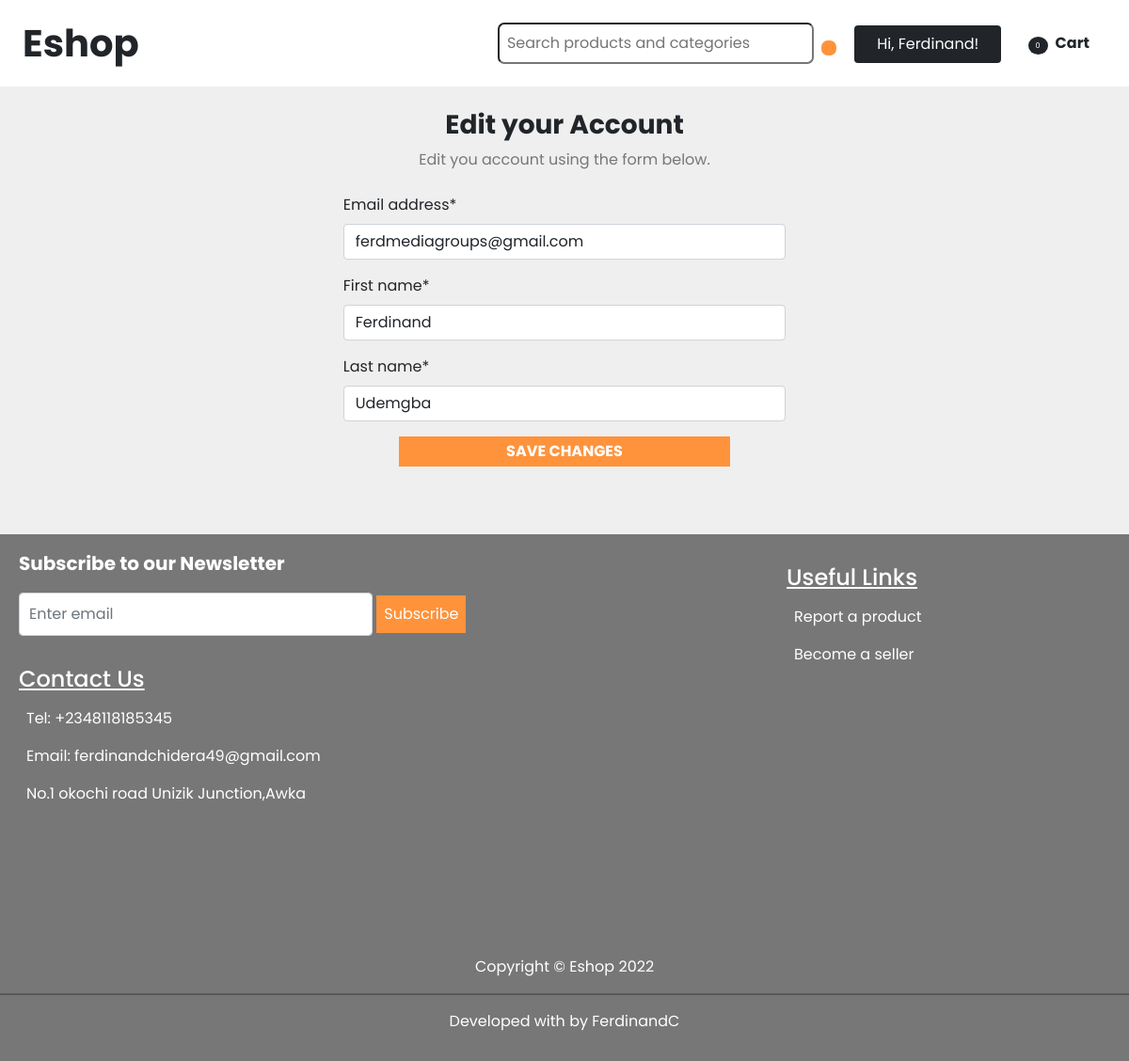
/accounts/edit/ (signed in), run on the app's committed database.
### users/models.py (models this page shows, shortened)
class CustomUser(AbstractUser):
    username = None
    email = models.EmailField(_('email address'), unique=True)
    USERNAME_FIELD = 'email'
    REQUIRED_FIELDS = []
    objects = CustomUserManager()

### account/views.py (the view, shortened to what this page needs)
# urls.py: path('edit/', views.user_edit, name='user_edit'),
@login_required(login_url='login')
def user_edit(request):
    edit_form = CustomUserChangeForm(instance=request.user)
    return render(request, 'edit.html', {'edit_form': edit_form})

### account/forms.py
class CustomUserChangeForm(forms.ModelForm):
    def __init__(self, *args, **kwargs):
        super().__init__(*args, **kwargs)
        for field in self.Meta.fields:
            self.fields[field].required = True
    class Meta:
        model = User
        fields = ['email', 'first_name', 'last_name']

### cart/cart.py (called while the page is built)
    def __len__(self):
            return sum(item['quantity'] for item in self.cart.values())

### cart/context_processors.py (called while the page is built)
def cart(request):
    return {'cart': Cart(request)}

### account/templates/edit.html (shortened to what this page needs)
{% extends 'base.html' %}
{% load crispy_forms_tags %}
{% block content %}
  <h3 class="text-center mt-3 fw-bold">Edit your Account</h3>
  <p style="color:#777;" class="text-center">Edit you account using the form below.</p>
  <form class="my-4 form" method="POST">
    {{ edit_form|crispy }}
    <div class="text-center"><button style="background:#ff933b; color:#fff;" class="w-75 fw-bold p-1 border-0" type="submit">SAVE CHANGES</button></div>
  </form>
{% endblock %}

### app/templates/base.html (shortened to what this page needs)
{% load static bootstrap_icons %}
<!DOCTYPE html>
<html>
  <head>
    <link href="https://cdn.jsdelivr.net/npm/bootstrap@5.1.3/dist/css/bootstrap.min.css" rel="stylesheet">
  </head>
  <body>
    <div style="background:white; width:100%;" class="position-fixed py-3 px-4 d-inline-block">
      <a class="text-decoration-none text-dark fs-1 fw-bolder" href="{% url 'app:product_list' %}">Eshop</a>
      <div class="d-inline-block px-2 pt-2 float-end">
        <form action="{% url 'app:search_list' %}" method="GET" class="d-inline">
          <span class="span fw-bold"><input type="search" value="{{ search_post }}"  class="p-2 me-2" name="q" id="search" placeholder="Search products and categories"/><button style="background:#ff933b; border:none;" class="p-2" type="submit"></button></span>
         </form>
         <span class="menu1">{% if request.user.is_authenticated %}<span class="dd position-relative d-inline-block"><button  class="dd-btn py-2 px-4 text-center btn btn-dark w-auto text-white">Hi, {{ request.user.first_name }}! </button>
            </span>{% endif%}</span>
         <a class="text-decoration-none text-dark" href="{% url 'cart:cart_detail' %}"><span class="ps-4 menu2">{% bs_icon 'cart' size='1.4em' %}<p style="font-size:8px; margin-top:-10px; margin-left:-10px;" class="bg-dark rounded-circle text-white d-inline px-2 py-1">{{ cart|length }}</p><span class="ms-2 fw-bold">Cart</span></span></a>
      </div>
    </div>
    <div style="padding-top:100px;" class="container-fluid overflow-hidden">
      {% block content %}
      {% endblock %}
    </div>
    <footer class="w-auto mt-5 overflow-hidden">
      <div class="row">
        <div class="px-3 col-md-8">
          <div class="p-3 text-white">
            <p class="fw-bold fs-5">Subscribe to our Newsletter</p>
            <form class="" action="{% url 'app:newsletter' %}" method="POST">
              <span><input style="padding:10px;" type="text" class=" form-control d-inline w-50" id="email" placeholder="Enter email" name="email">
              <button style="background:#ff933b; color:white;" class="p-2 border-0" type="submit">Subscribe</button></span>
            </form>
          </div>
          <div class="p-3 text-white">
            <h4 class="text-decoration-underline">Contact Us</h4>
            <ul style="list-style-type:none" class="m-0 p-0">
              <li class="ps-2 py-2">Tel: <a class="text-white" href="tel: +2348118185345">+2348118185345</a></li>
              <li class="ps-2 py-2">Email: <a class="text-white" href="mailto: ferdinandchidera49@gmail.com">ferdinandchidera49@gmail.com</a></li>
              <li class="ps-2 py-2"><address>No.1 okochi road
                Unizik Junction,Awka</address></li>
            </ul>
          </div>
        </div>
        <div class="p-3 col-md-4">
          <div class="p-3 text-white">
            <h4 class="text-decoration-underline">Useful Links</h4>
            <ul style="list-style-type:none" class="m-0 p-0">
              <li class="ps-2 py-2"><a class="text-white" href="mailto:ferdinandchidera49?subject=Report a Product">Report a product</a></li>
              <li class="ps-2 py-2"><a class="text-white" href="mailto:ferdinandchidera49?subject=Become a seller">Become a seller</a></li>
            </ul>
          </div>
        </div>
      </div>
      <div class="my-3 text-center my-md-5">
        <a class="px-2 text-white" href="https://www.facebook.com/profile.php?id=100077376138673">{% bs_icon "facebook" size="1.5rem" %}</a>
        <a class="px-2 text-white" href="https://wa.link/ibcmpy">{% bs_icon "whatsapp" size="1.5rem" %}</a>
        <a class="px-2 text-white" href="https://www.linkedin.com/in/chidera-ferdinand-022503243">{% bs_icon "linkedin" size="1.5rem" %}</a>
        <a class="px-2 text-white" href="https://github.com/chidera-777/">{% bs_icon "github" size="1.5rem" %}</a>
      </div>
      <div class="text-white text-center">
        Copyright © Eshop 2022
      </div>
      <hr style="color:#000; border:1px solid black;" class="w-100"/>
      <div class="text-white text-center">
        Developed with {% bs_icon 'balloon-heart-fill' %} by FerdinandC
      </div>
    </footer>
  </body>
</html>

### app/templates/base.html (style rules this page uses)
* { box-sizing: border-box; }
body { margin: 0; padding: 0; font-family: 'Poppins', sans-serif; background: #efefef; }
a { color: black; text-decoration: none; }
.menu2 { padding: 5px 15px 5px; }
.span input, .span button { border-radius: 7px; }
.dd-btn { border: none; }
footer { background: #777; padding-bottom: 30px; }
@media only screen and (min-width:768px) { .menu1 { padding: 10px 10px 5px 15px; } }
@media only screen and (min-width:768px) { .menu2 { padding: 10px 10px 5px 15px; } }
@media only screen and (min-width:768px) { .form { margin: 0 30%; } }

### data on the page
CustomUser: user.first_name "Ferdinand", email "ferdmediagroups@gmail.com", first_name "Ferdinand", last_name "Udemgba"

### other printed values
{{ cart|length }} "0"
